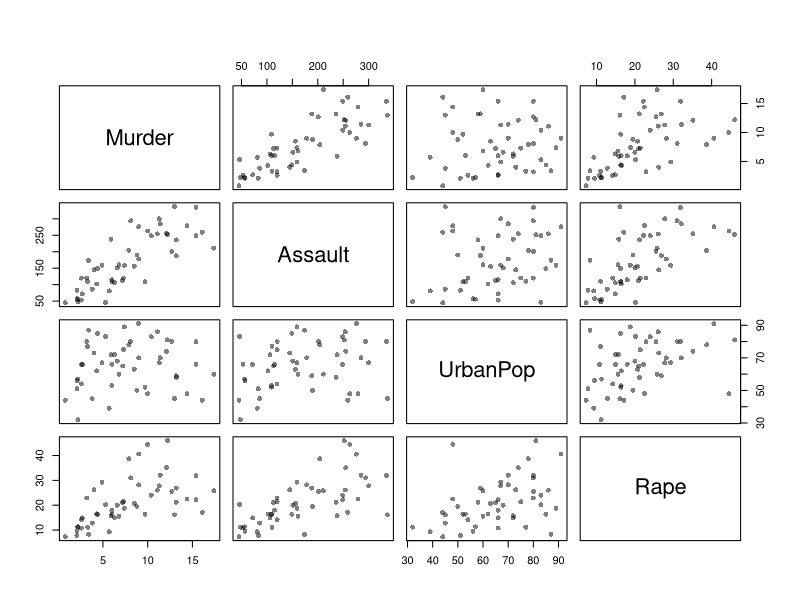
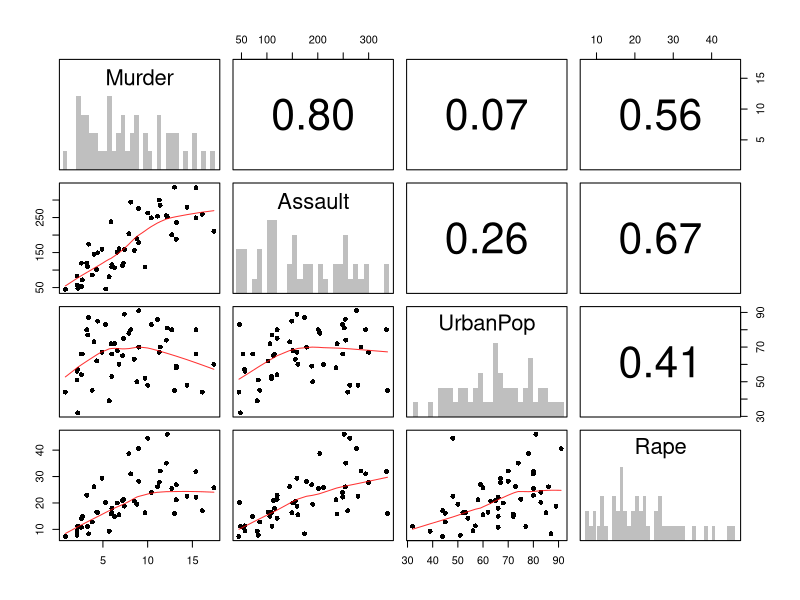
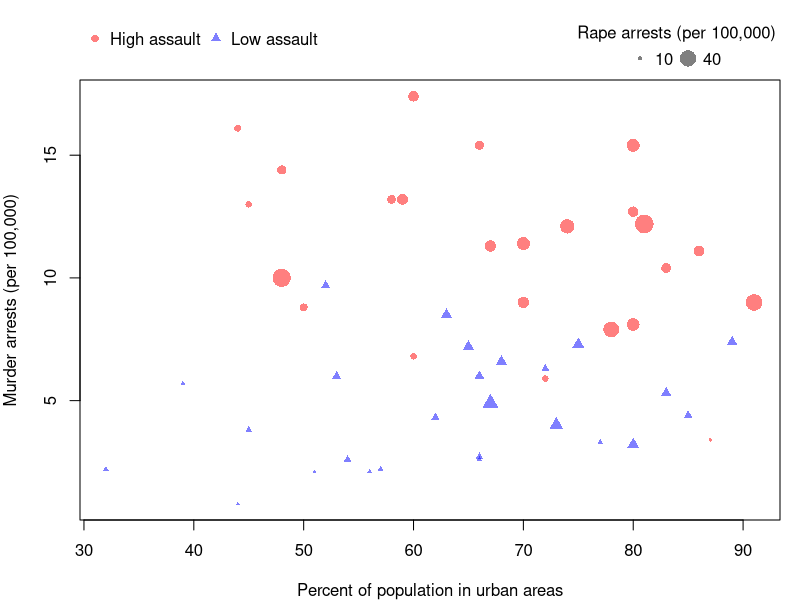
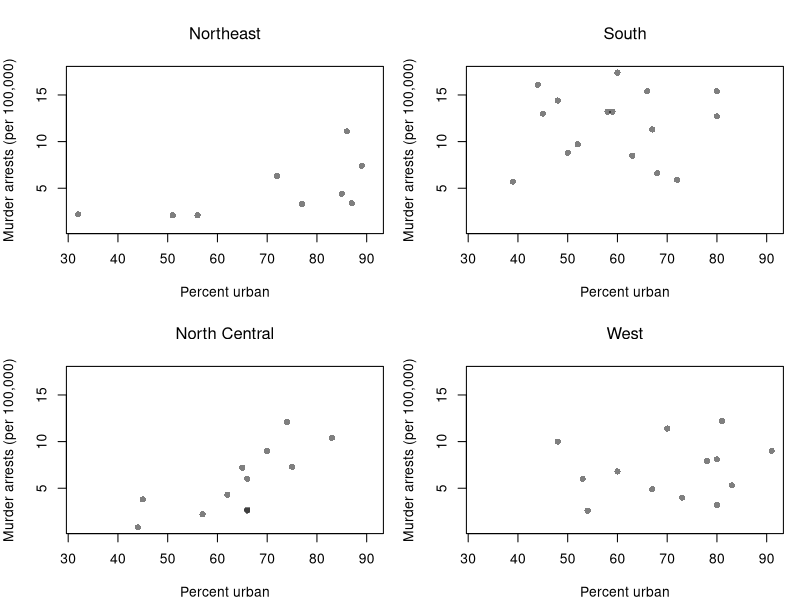
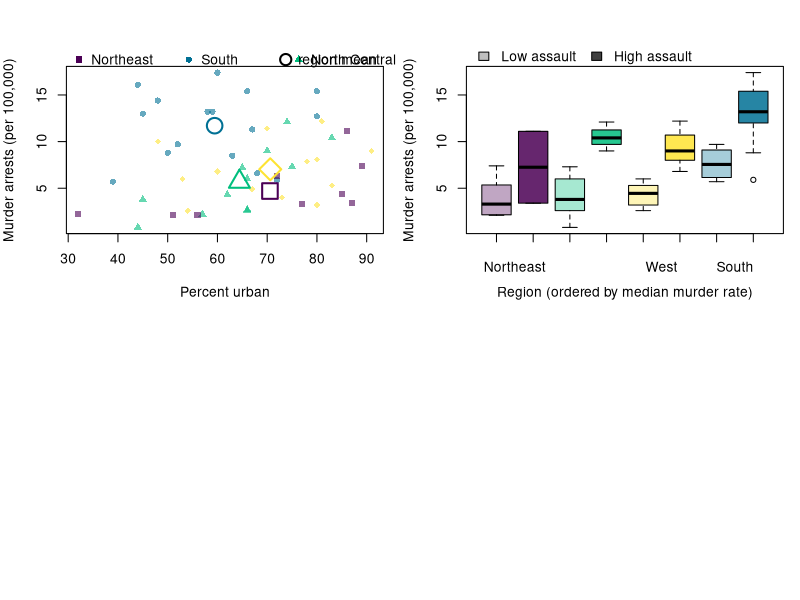
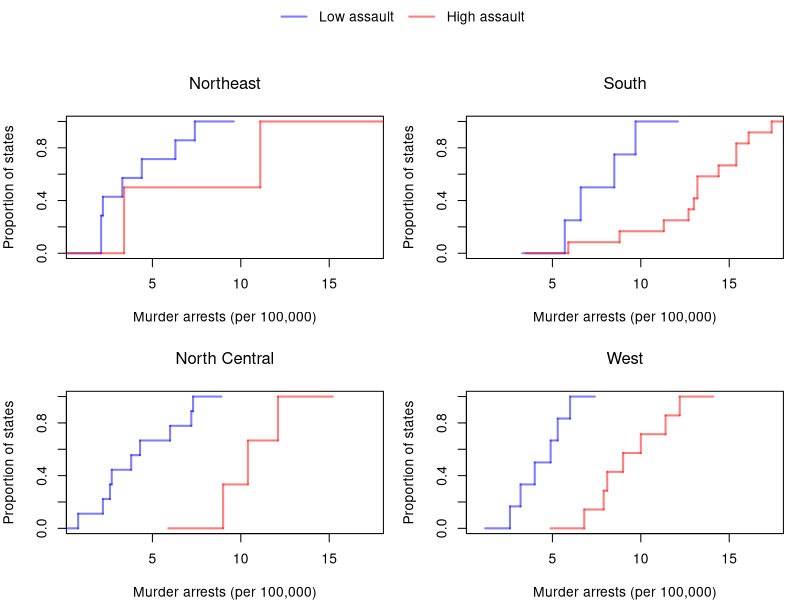

Generate these figures, in order, with R:
## ---- chunk 1
# Three factors: Admit (2 levels), Gender (2 levels), Dept (6 levels)
dim(UCBAdmissions)
dimnames(UCBAdmissions)

# ftable() flattens the table so it prints on one page
ftable(UCBAdmissions, row.vars=c('Dept', 'Gender'), col.vars='Admit')
## ---- chunk 2
# Joint distribution over all 24 cells
n <- sum(UCBAdmissions)
p_xyz <- UCBAdmissions / n

# Collapse over Dept to get the two-way distribution of Admit and Gender
p_xy <- margin.table(p_xyz, c(1, 2))
round(p_xy, 3)

# Collapse further to the marginal distribution of Gender
round(margin.table(p_xyz, 2), 3)
## ---- chunk 3
# Build the same table from a small data frame, one row per worker
dat <- data.frame(
    sex=rep(c('man', 'woman'), c(14, 6)),
    degree=c(rep(c('no', 'yes'), c(8, 6)), rep(c('no', 'yes'), c(2, 4))),
    promoted=c(rep(c(1, 0), c(2, 6)), rep(c(1, 0), c(4, 2)),
        rep(c(1, 0), c(1, 1)), rep(c(1, 0), c(3, 1))))
tab <- table(dat)
ftable(tab, row.vars=c('sex', 'promoted'), col.vars='degree')

# Collapse over degree
round(margin.table(tab / sum(tab), c(1, 3)), 2)
## ---- chunk 4
# Admission rate by Gender, pooling all departments
p_pooled <- prop.table(margin.table(UCBAdmissions, c(1, 2)), margin=2)
round(p_pooled['Admitted', ], 2)

# Admission rate by Gender within each Dept
p_within <- prop.table(UCBAdmissions, margin=c(2, 3))
round(p_within['Admitted', , ], 2)
## ---- chunk 5
# Where did each gender apply? Share of each gender's applications going to each Dept
p_apply <- prop.table(margin.table(UCBAdmissions, c(2, 3)), margin=1)
round(p_apply, 2)

# How selective is each Dept? Admission rate by Dept, pooling genders
p_dept <- prop.table(margin.table(UCBAdmissions, c(1, 3)), margin=2)
round(p_dept['Admitted', ], 2)
## ---- chunk 6
# Every pair of variables, one panel each
pairs(USArrests, pch=16, col=grey(0, .5), main=NA)
## ---- chunk 7
# pairs.panels lays out univariate histograms on the diagonal,
# scatterplots in the lower triangle, and correlations in the upper triangle.
psych::pairs.panels(USArrests,
    hist.col=grey(0, .25), breaks=30, density=FALSE, hist.border=NA, # Diagonal
    ellipses=FALSE, rug=FALSE, smoother=FALSE, pch=16, col=rgb(1, 0, 0, .8) # Lower Triangle
    )
## ---- chunk 8
# Split states at the median assault rate
assault_high <- USArrests$Assault > median(USArrests$Assault)
col_high <- rgb(1, 0, 0, .5)
col_low <- rgb(0, 0, 1, .5)
cols <- ifelse(assault_high, col_high, col_low)
pchs <- ifelse(assault_high, 16, 17)

# Scale point size by a fourth variable
sizes <- USArrests$Rape / max(USArrests$Rape) * 2.5

# Legends go in the margin above the plot so they cover no points
par(mar=c(4, 4, 4, 1))
plot(Murder ~ UrbanPop, data=USArrests, pch=pchs, col=cols, cex=sizes,
    xlab='Percent of population in urban areas',
    ylab='Murder arrests (per 100,000)', main=NA)
legend('topleft', inset=c(0, -.14), xpd=TRUE, horiz=TRUE, bty='n',
    legend=c('High assault', 'Low assault'),
    pch=c(16, 17), col=c(col_high, col_low))
legend('topright', inset=c(0, -.14), xpd=TRUE, horiz=TRUE, bty='n',
    title='Rape arrests (per 100,000)', legend=c('10', '40'),
    pch=16, col=grey(0, .5), pt.cex=c(10, 40) / max(USArrests$Rape) * 2.5)
## ---- chunk 9
# Attach the four-level region factor to USArrests
dat <- USArrests
dat$Region <- state.region
## ---- chunk 10
# One scatterplot per region, on common axes so the panels are comparable
par(mfrow=c(2, 2))
for (r in levels(dat$Region)) {
    dat_r <- dat[dat$Region == r, ]
    plot(Murder ~ UrbanPop, data=dat_r, pch=16, col=grey(0, .5),
        xlim=range(dat$UrbanPop), ylim=range(dat$Murder),
        xlab='Percent urban', ylab='Murder arrests (per 100,000)', main=NA)
    title(r, font.main=1)
}
## ---- chunk 11
# Small filled points: states, by region; large hollow points: region means
reg_cols <- hcl.colors(4, alpha=.6)
reg_pch <- c(15, 16, 17, 18)
reg_pch_hollow <- c(0, 1, 2, 5)
par(mar=c(4, 4, 4, 1))
plot(Murder ~ UrbanPop, data=dat, pch=reg_pch[dat$Region], col=reg_cols[dat$Region],
    xlab='Percent urban', ylab='Murder arrests (per 100,000)', main=NA)
means <- aggregate(cbind(UrbanPop, Murder) ~ Region, data=dat, FUN=mean)
points(means$UrbanPop, means$Murder, pch=reg_pch_hollow, col=hcl.colors(4), cex=2.5, lwd=2)

# Legends in the margin above the plot
legend('topleft', inset=c(0, -.14), xpd=TRUE, horiz=TRUE, bty='n',
    legend=levels(dat$Region), pch=reg_pch, col=hcl.colors(4))
legend('topright', inset=c(0, -.14), xpd=TRUE, bty='n',
    legend='region mean', pch=1, col='black', pt.cex=1.8, pt.lwd=2)
## ---- chunk 12
# Rebuild the pooled means from the cell means and cell sizes
m_men <- (10 * 10 + 30 * 20) / (10 + 30)
m_women <- (30 * 11 + 10 * 21) / (30 + 10)
c(men=m_men, women=m_women)
## ---- chunk 13
# A second factor: assault rate split at the median, same split as Encoding More Variables
dat$AssaultLevel <- factor(ifelse(dat$Assault > median(dat$Assault), 'High assault', 'Low assault'),
    levels=c('Low assault', 'High assault'))
table(dat$Region, dat$AssaultLevel)
## ---- chunk 14
# Region hue stays fixed to each region's identity; shade (light/dark) marks assault level.
# Regions are ordered along the x-axis by their median murder rate.
region_order <- names(sort(tapply(dat$Murder, dat$Region, median)))
dat$RegionOrdered <- factor(dat$Region, levels=region_order)
reg_hues <- setNames(hcl.colors(4), levels(dat$Region))
col_low_shade  <- sapply(reg_hues[region_order], adjustcolor, alpha.f=.35)
col_high_shade <- sapply(reg_hues[region_order], adjustcolor, alpha.f=.85)
box_cols <- as.vector(rbind(col_low_shade, col_high_shade))

par(mar=c(4, 4, 4, 1))
boxplot(Murder ~ AssaultLevel + RegionOrdered, data=dat,
    col=box_cols, xaxt='n',
    xlab='Region (ordered by median murder rate)', ylab='Murder arrests (per 100,000)', main=NA)
axis(1, at=seq(1.5, by=2, length.out=4), labels=region_order, tick=FALSE, line=0.5)
axis(1, at=seq_len(8), labels=FALSE)
legend('topleft', inset=c(0, -.16), xpd=TRUE, horiz=TRUE, bty='n',
    legend=c('Low assault', 'High assault'), fill=c(grey(.75), grey(.25)))
## ---- chunk 15
# One panel per region; within each panel, one ECDF for each assault level
col_high <- rgb(1, 0, 0, .5)
col_low  <- rgb(0, 0, 1, .5)
par(mfrow=c(2, 2), oma=c(0, 0, 3, 0))
for (r in levels(dat$Region)) {
    dat_r <- dat[dat$Region == r, ]
    plot(NULL, xlim=range(dat$Murder), ylim=c(0, 1),
        xlab='Murder arrests (per 100,000)', ylab='Proportion of states', main=NA)
    F_lo <- ecdf(dat_r$Murder[dat_r$AssaultLevel == 'Low assault'])
    F_hi <- ecdf(dat_r$Murder[dat_r$AssaultLevel == 'High assault'])
    plot(F_lo, add=TRUE, col=col_low, lwd=2, verticals=TRUE, do.points=FALSE, col.01line=NA)
    plot(F_hi, add=TRUE, col=col_high, lwd=2, verticals=TRUE, do.points=FALSE, col.01line=NA)
    title(r, font.main=1)
}

# One legend for all four panels, drawn on an invisible full-figure overlay
par(fig=c(0, 1, 0, 1), oma=c(0, 0, 0, 0), mar=c(0, 0, 0, 0), new=TRUE)
plot(0, 0, type='n', bty='n', xaxt='n', yaxt='n')
legend('top', horiz=TRUE, bty='n',
    legend=c('Low assault', 'High assault'), col=c(col_low, col_high), lwd=2)
